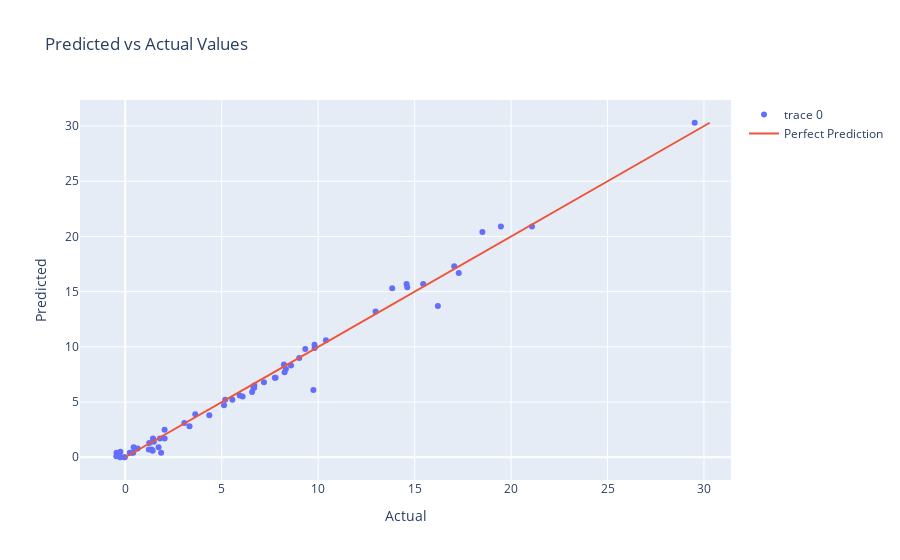

The notebook cell this image was saved under:
### Code cell
import plotly.graph_objects as go

# Create a scatter plot
fig = go.Figure(data=go.Scatter(x=y_pred, y=y_test, mode='markers'))

# Add a line of perfect prediction
fig.add_trace(go.Scatter(x=y_test, y=y_test,
                    mode='lines',
                    name='Perfect Prediction'))

# Set the plot's title and labels
fig.update_layout(title='Predicted vs Actual Values',
                   yaxis_title='Predicted',
                   xaxis_title='Actual')

# Show the plot
fig.show()

### Figure 1 — Plotly figure (JSON) as saved in the notebook; plotly's stock layout.template omitted (floating-point values rounded to 4 significant figures)
{"data": [{"mode": "markers", "type": "scatter", "x": [8.223, 7.753, -0.2541, 4.356, 6.691, 1.362, 2.039, 7.793, 1.725, 3.332, 0.4137, 9.75, 9.332, 17.05, 18.51, 1.243, 1.858, -0.02193, 7.188, 3.061, 1.437, 0.2311, 6.577, 0.3318, 21.08, 5.119, 5.932, 9.81, -0.06468, 9.813, 6.645, -0.4539, 10.4, 14.58, 1.478, 0.4338, 2.041, 6.085, -0.4655, -0.3052, 6.684, 1.797, 8.592, -0.2667, 15.44, 8.326, 8.258, 1.42, 12.97, 1.219, 29.52, 5.552, 17.29, 19.47, 13.84, 16.2, 0.6421, 9.017, 3.627, 14.62, 5.18], "y": [8.4, 7.2, 0.5, 3.8, 6.5, 0.7, 2.5, 7.2, 0.9, 2.8, 0.4, 6.1, 9.8, 17.3, 20.4, 1.3, 0.4, 0, 6.8, 3.1, 1.7, 0.4, 5.9, 0.4, 20.9, 4.7, 5.6, 10.2, 0, 9.9, 6.3, 0.4, 10.6, 15.7, 1.4, 0.9, 1.7, 5.5, 0.1, 0.2, 6.3, 1.7, 8.3, 0, 15.7, 8, 7.7, 0.6, 13.2, 0.7, 30.3, 5.2, 16.7, 20.9, 15.3, 13.7, 0.8, 9, 3.9, 15.4, 5.2]}, {"mode": "lines", "name": "Perfect Prediction", "type": "scatter", "x": [8.4, 7.2, 0.5, 3.8, 6.5, 0.7, 2.5, 7.2, 0.9, 2.8, 0.4, 6.1, 9.8, 17.3, 20.4, 1.3, 0.4, 0, 6.8, 3.1, 1.7, 0.4, 5.9, 0.4, 20.9, 4.7, 5.6, 10.2, 0, 9.9, 6.3, 0.4, 10.6, 15.7, 1.4, 0.9, 1.7, 5.5, 0.1, 0.2, 6.3, 1.7, 8.3, 0, 15.7, 8, 7.7, 0.6, 13.2, 0.7, 30.3, 5.2, 16.7, 20.9, 15.3, 13.7, 0.8, 9, 3.9, 15.4, 5.2], "y": [8.4, 7.2, 0.5, 3.8, 6.5, 0.7, 2.5, 7.2, 0.9, 2.8, 0.4, 6.1, 9.8, 17.3, 20.4, 1.3, 0.4, 0, 6.8, 3.1, 1.7, 0.4, 5.9, 0.4, 20.9, 4.7, 5.6, 10.2, 0, 9.9, 6.3, 0.4, 10.6, 15.7, 1.4, 0.9, 1.7, 5.5, 0.1, 0.2, 6.3, 1.7, 8.3, 0, 15.7, 8, 7.7, 0.6, 13.2, 0.7, 30.3, 5.2, 16.7, 20.9, 15.3, 13.7, 0.8, 9, 3.9, 15.4, 5.2]}], "layout": {"title": {"text": "Predicted vs Actual Values"}, "xaxis": {"title": {"text": "Actual"}}, "yaxis": {"title": {"text": "Predicted"}}}}
